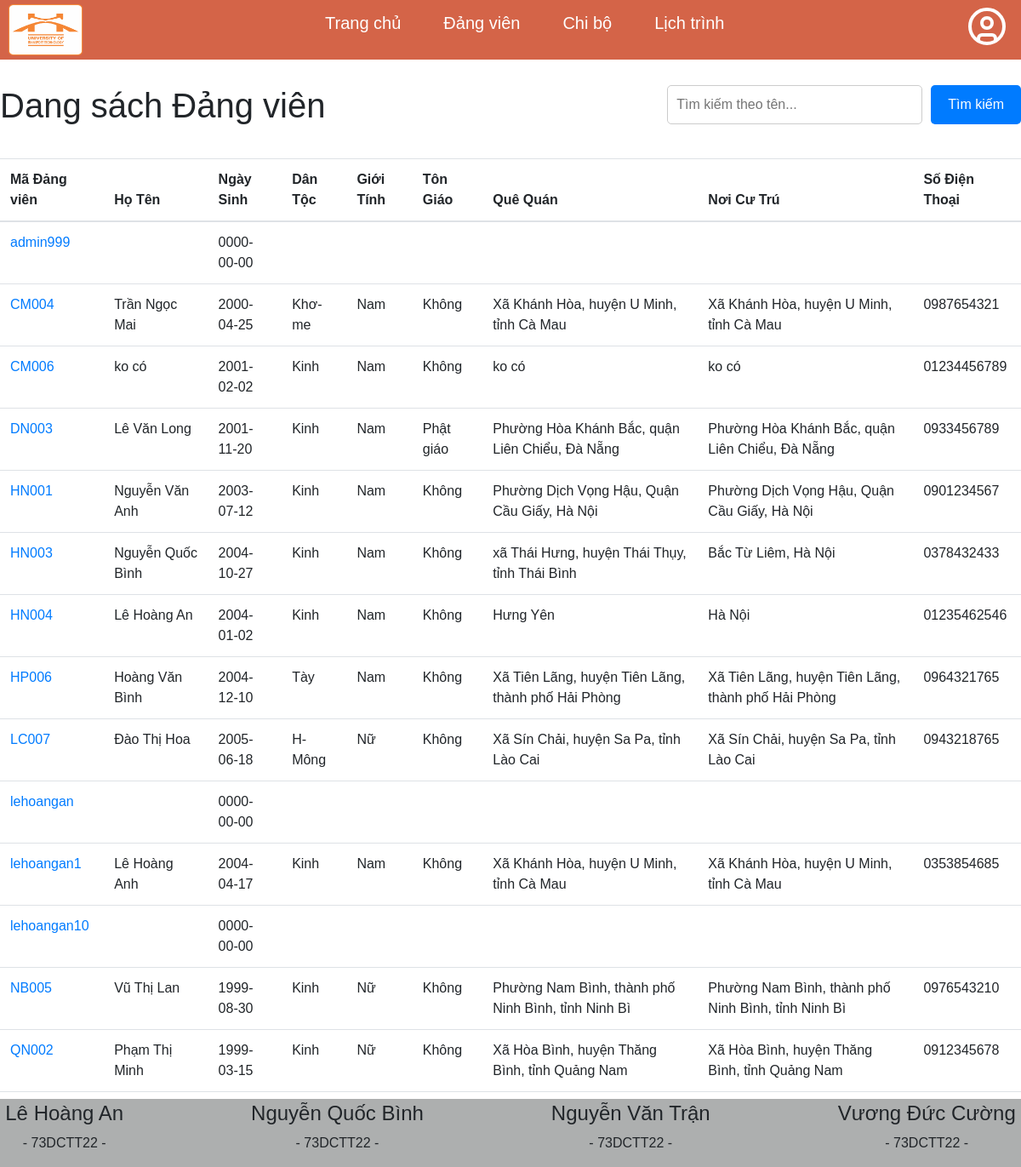
The app's page /user/dang_vien.php with its own data.
### tables this page shows
CREATE TABLE `lylichdangvien` (
  `maDangVien` varchar(255) NOT NULL,
  `hoTen` varchar(255) NOT NULL,
  `ngaySinh` date NOT NULL,
  `danToc` varchar(50) NOT NULL,
  `gioiTinh` varchar(50) NOT NULL,
  `tonGiao` varchar(50) NOT NULL,
  `queQuan` varchar(50) NOT NULL,
  `noiCuTru` varchar(50) NOT NULL,
  `soDienThoai` varchar(50) NOT NULL,
  `email` varchar(50) NOT NULL
);

### user/dang_vien.php (called while the page is built)
<?php
include "../view/header.php";
include  "DanhSach/danh_sach_dang_vien.php";
include "../view/footer.php";
?>

### user/DanhSach/danh_sach_dang_vien.php (the view, shortened to what this page needs)
<?php
require "Config/connect_db.php";
$sql = "SELECT maDangVien, hoTen, ngaySinh, danToc, gioiTinh, tonGiao, queQuan, noiCuTru, soDienThoai, email FROM lylichdangvien";
$result = $conn->query($sql);
?>
<div>
    <div class="heading" style="display: flex; justify-content: space-between; margin-top: 30px">
        <h1>Dang sách Đảng viên</h1>
        <form method="GET" action="" style="margin-bottom: 20px; display: flex; justify-content: center;">
    <input type="text" name="search" placeholder="Tìm kiếm theo tên..." style="padding: 10px; border: 1px solid #ccc; border-radius: 5px; width: 300px;">
    <button type="submit" style="margin-left: 10px; padding: 10px 20px; background-color: #007bff; color: white; border: none; border-radius: 5px;">Tìm kiếm</button>
  </form>
    </div>
    <table class="table" style="margin-top: 20px;">
  <thead>
    <tr>
      <th scope="col">Mã Đảng viên</th>
      <th scope="col">Họ Tên</th>
      <th scope="col">Ngày Sinh</th>
      <th scope="col">Dân Tộc</th>
      <th scope="col">Giới Tính</th>
      <th scope="col">Tôn Giáo</th>
      <th scope="col">Quê Quán</th>
      <th scope="col">Nơi Cư Trú</th>
      <th scope="col">Số Điện Thoại</th>
    </tr>
  </thead>
  <tbody>
    <?php
    $search = isset($_GET['search']) ? $_GET['search'] : '';
    if ($search) {
        $stmt = $conn->prepare("SELECT * FROM lylichdangvien
                            WHERE hoTen LIKE ?
                            OR maDangVien = ?
                            OR soDienThoai = ?");
        $likeSearch = "%$search%";
        $stmt->bind_param("sss", $likeSearch, $search, $search);
        $stmt->execute();
        $result = $stmt->get_result();
    } else {
        $result = $conn->query("SELECT * FROM lylichdangvien");
    }
    if ($result->num_rows > 0) {
        while ($row = $result->fetch_assoc()) {
            echo "<tr>";
            echo "<td><a href='detail.php?maDangVien=" . $row['maDangVien'] . "'>" . $row['maDangVien'] . "</a></td>";
            echo "<td>" . $row['hoTen'] . "</td>";
            echo "<td>" . $row['ngaySinh'] . "</td>";
            echo "<td>" . $row['danToc'] . "</td>";
            echo "<td>" . $row['gioiTinh'] . "</td>";
            echo "<td>" . $row['tonGiao'] . "</td>";
            echo "<td>" . $row['queQuan'] . "</td>";
            echo "<td>" . $row['noiCuTru'] . "</td>";
            echo "<td>" . $row['soDienThoai'] . "</td>";
            echo "</tr>";
        }
    } else {
        echo "<tr><td colspan='11'>Không có dữ liệu</td></tr>";
    }
    ?>
  </tbody>
</table>
</div>

### css/danhsach.css (style rules this page uses)
* { box-sizing: border-box; padding: 0; margin: 0; font-family: sans-serif; }

### records on screen
lylichdangvien: maDangVien "admin999", ngaySinh "0000-00-00"
lylichdangvien: maDangVien "CM004", hoTen "Trần Ngọc Mai", ngaySinh "2000-04-25", danToc "Khơ-me", gioiTinh "Nam", tonGiao "Không", queQuan "Xã Khánh Hòa, huyện U Minh, tỉnh Cà Mau", noiCuTru "Xã Khánh Hòa, huyện U Minh, tỉnh Cà Mau", soDienThoai "0987654321"
lylichdangvien: maDangVien "CM006", hoTen "ko có", ngaySinh "2001-02-02", danToc "Kinh", gioiTinh "Nam", tonGiao "Không", queQuan "ko có", noiCuTru "ko có", soDienThoai "01234456789"
lylichdangvien: maDangVien "DN003", hoTen "Lê Văn Long", ngaySinh "2001-11-20", danToc "Kinh", gioiTinh "Nam", tonGiao "Phật giáo", queQuan "Phường Hòa Khánh Bắc, quận Liên Chiểu, Đà Nẵng", noiCuTru "Phường Hòa Khánh Bắc, quận Liên Chiểu, Đà Nẵng", soDienThoai "0933456789"
lylichdangvien: maDangVien "HN001", hoTen "Nguyễn Văn Anh", ngaySinh "2003-07-12", danToc "Kinh", gioiTinh "Nam", tonGiao "Không", queQuan "Phường Dịch Vọng Hậu, Quận Cầu Giấy, Hà Nội", noiCuTru "Phường Dịch Vọng Hậu, Quận Cầu Giấy, Hà Nội", soDienThoai "0901234567"
lylichdangvien: maDangVien "HN003", hoTen "Nguyễn Quốc Bình", ngaySinh "2004-10-27", danToc "Kinh", gioiTinh "Nam", tonGiao "Không", queQuan "xã Thái Hưng, huyện Thái Thụy, tỉnh Thái Bình", noiCuTru "Bắc Từ Liêm, Hà Nội", soDienThoai "0378432433"
lylichdangvien: maDangVien "HN004", hoTen "Lê Hoàng An", ngaySinh "2004-01-02", danToc "Kinh", gioiTinh "Nam", tonGiao "Không", queQuan "Hưng Yên", noiCuTru "Hà Nội", soDienThoai "01235462546"
lylichdangvien: maDangVien "HP006", hoTen "Hoàng Văn Bình", ngaySinh "2004-12-10", danToc "Tày", gioiTinh "Nam", tonGiao "Không", queQuan "Xã Tiên Lãng, huyện Tiên Lãng, thành phố Hải Phòng", noiCuTru "Xã Tiên Lãng, huyện Tiên Lãng, thành phố Hải Phòng", soDienThoai "0964321765"
lylichdangvien: maDangVien "LC007", hoTen "Đào Thị Hoa", ngaySinh "2005-06-18", danToc "H-Mông", gioiTinh "Nữ", tonGiao "Không", queQuan "Xã Sín Chải, huyện Sa Pa, tỉnh Lào Cai", noiCuTru "Xã Sín Chải, huyện Sa Pa, tỉnh Lào Cai", soDienThoai "0943218765"
lylichdangvien: maDangVien "lehoangan", ngaySinh "0000-00-00"
lylichdangvien: maDangVien "lehoangan1", hoTen "Lê Hoàng Anh", ngaySinh "2004-04-17", danToc "Kinh", gioiTinh "Nam", tonGiao "Không", queQuan "Xã Khánh Hòa, huyện U Minh, tỉnh Cà Mau", noiCuTru "Xã Khánh Hòa, huyện U Minh, tỉnh Cà Mau", soDienThoai "0353854685"
lylichdangvien: maDangVien "lehoangan10", ngaySinh "0000-00-00"
lylichdangvien: maDangVien "NB005", hoTen "Vũ Thị Lan", ngaySinh "1999-08-30", danToc "Kinh", gioiTinh "Nữ", tonGiao "Không", queQuan "Phường Nam Bình, thành phố Ninh Bình, tỉnh Ninh Bì", noiCuTru "Phường Nam Bình, thành phố Ninh Bình, tỉnh Ninh Bì", soDienThoai "0976543210"
lylichdangvien: maDangVien "QN002", hoTen "Phạm Thị Minh", ngaySinh "1999-03-15", danToc "Kinh", gioiTinh "Nữ", tonGiao "Không", queQuan "Xã Hòa Bình, huyện Thăng Bình, tỉnh Quảng Nam", noiCuTru "Xã Hòa Bình, huyện Thăng Bình, tỉnh Quảng Nam", soDienThoai "0912345678"
